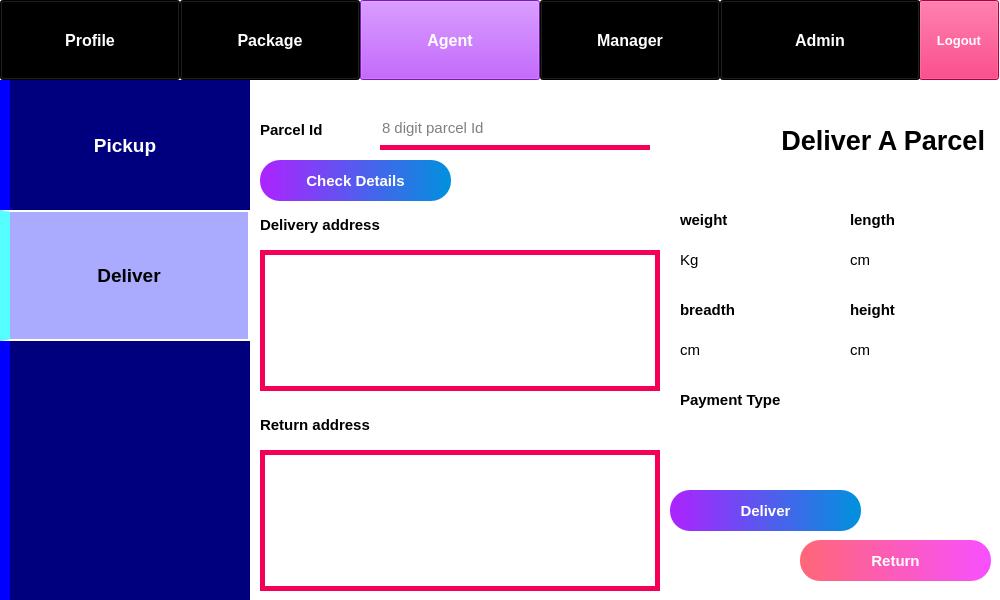
<?xml version="1.0" encoding="UTF-8"?>
<ui version="4.0">
 <class>Form</class>
 <widget class="QWidget" name="Form">
  <property name="geometry">
   <rect>
    <x>0</x>
    <y>0</y>
    <width>1000</width>
    <height>600</height>
   </rect>
  </property>
  <property name="minimumSize">
   <size>
    <width>1000</width>
    <height>600</height>
   </size>
  </property>
  <property name="windowTitle">
   <string>PMS - Deliver Parcel</string>
  </property>
  <property name="styleSheet">
   <string notr="true">background-color: rgb(255, 255, 255);</string>
  </property>
  <widget class="QPushButton" name="pushButton">
   <property name="geometry">
    <rect>
     <x>0</x>
     <y>0</y>
     <width>180</width>
     <height>80</height>
    </rect>
   </property>
   <property name="font">
    <font>
     <pointsize>12</pointsize>
     <weight>75</weight>
     <bold>true</bold>
    </font>
   </property>
   <property name="styleSheet">
    <string notr="true">background-color: rgb(0, 0, 0);
color: rgb(255, 255, 255);</string>
   </property>
   <property name="text">
    <string>Profile</string>
   </property>
  </widget>
  <widget class="QLabel" name="label_11">
   <property name="geometry">
    <rect>
     <x>680</x>
     <y>330</y>
     <width>100</width>
     <height>40</height>
    </rect>
   </property>
   <property name="font">
    <font>
     <pointsize>11</pointsize>
     <weight>50</weight>
     <bold>false</bold>
    </font>
   </property>
   <property name="text">
    <string>cm</string>
   </property>
  </widget>
  <widget class="QPushButton" name="pushButton_11">
   <property name="geometry">
    <rect>
     <x>800</x>
     <y>540</y>
     <width>191</width>
     <height>41</height>
    </rect>
   </property>
   <property name="font">
    <font>
     <pointsize>11</pointsize>
     <weight>75</weight>
     <bold>true</bold>
    </font>
   </property>
   <property name="styleSheet">
    <string notr="true">background-color: qlineargradient(spread:pad, x1:1, y1:0, x2:0, y2:0, stop:0 rgba(248, 80, 255, 255), stop:1 rgba(255, 103, 119, 255));
color: rgb(255, 255, 255);
border-radius: 20px;</string>
   </property>
   <property name="text">
    <string>Return</string>
   </property>
  </widget>
  <widget class="QPushButton" name="pushButton_4">
   <property name="geometry">
    <rect>
     <x>540</x>
     <y>0</y>
     <width>180</width>
     <height>80</height>
    </rect>
   </property>
   <property name="font">
    <font>
     <pointsize>12</pointsize>
     <weight>75</weight>
     <bold>true</bold>
    </font>
   </property>
   <property name="styleSheet">
    <string notr="true">background-color: rgb(0, 0, 0);
color: rgb(255, 255, 255);</string>
   </property>
   <property name="text">
    <string>Manager</string>
   </property>
  </widget>
  <widget class="QLabel" name="label_10">
   <property name="geometry">
    <rect>
     <x>850</x>
     <y>240</y>
     <width>100</width>
     <height>40</height>
    </rect>
   </property>
   <property name="font">
    <font>
     <pointsize>11</pointsize>
     <weight>50</weight>
     <bold>false</bold>
    </font>
   </property>
   <property name="styleSheet">
    <string notr="true">background-color: rgba(255, 255, 255, 0.5);</string>
   </property>
   <property name="text">
    <string>cm</string>
   </property>
  </widget>
  <widget class="QLabel" name="label_13">
   <property name="geometry">
    <rect>
     <x>260</x>
     <y>110</y>
     <width>101</width>
     <height>40</height>
    </rect>
   </property>
   <property name="font">
    <font>
     <pointsize>11</pointsize>
     <weight>75</weight>
     <bold>true</bold>
    </font>
   </property>
   <property name="styleSheet">
    <string notr="true">background-color: rgba(255, 255, 255, 0.5);</string>
   </property>
   <property name="text">
    <string>Parcel Id</string>
   </property>
  </widget>
  <widget class="QLabel" name="label_3">
   <property name="geometry">
    <rect>
     <x>680</x>
     <y>200</y>
     <width>100</width>
     <height>40</height>
    </rect>
   </property>
   <property name="font">
    <font>
     <pointsize>11</pointsize>
     <weight>75</weight>
     <bold>true</bold>
    </font>
   </property>
   <property name="text">
    <string>weight</string>
   </property>
  </widget>
  <widget class="QLineEdit" name="lineEdit">
   <property name="geometry">
    <rect>
     <x>380</x>
     <y>110</y>
     <width>270</width>
     <height>40</height>
    </rect>
   </property>
   <property name="font">
    <font>
     <pointsize>11</pointsize>
    </font>
   </property>
   <property name="styleSheet">
    <string notr="true">border: none;
border-bottom: 5px solid rgb(245, 0, 87);
background-color: rgba(255, 255, 255, 0.5);</string>
   </property>
   <property name="placeholderText">
    <string>8 digit parcel Id</string>
   </property>
  </widget>
  <widget class="QLabel" name="label_5">
   <property name="geometry">
    <rect>
     <x>250</x>
     <y>80</y>
     <width>741</width>
     <height>521</height>
    </rect>
   </property>
   <property name="text">
    <string/>
   </property>
   <property name="pixmap">
    <pixmap>../images/deliver.png</pixmap>
   </property>
   <property name="scaledContents">
    <bool>true</bool>
   </property>
  </widget>
  <widget class="QLabel" name="label_9">
   <property name="geometry">
    <rect>
     <x>680</x>
     <y>240</y>
     <width>100</width>
     <height>40</height>
    </rect>
   </property>
   <property name="font">
    <font>
     <pointsize>11</pointsize>
     <weight>50</weight>
     <bold>false</bold>
    </font>
   </property>
   <property name="text">
    <string>Kg</string>
   </property>
  </widget>
  <widget class="QLabel" name="label_2">
   <property name="geometry">
    <rect>
     <x>660</x>
     <y>100</y>
     <width>340</width>
     <height>81</height>
    </rect>
   </property>
   <property name="font">
    <font>
     <pointsize>20</pointsize>
     <weight>75</weight>
     <bold>true</bold>
    </font>
   </property>
   <property name="styleSheet">
    <string notr="true">background-color: rgba(255, 255, 255, 0.5);</string>
   </property>
   <property name="text">
    <string>Deliver A Parcel  </string>
   </property>
   <property name="alignment">
    <set>Qt::AlignRight|Qt::AlignTrailing|Qt::AlignVCenter</set>
   </property>
  </widget>
  <widget class="QLabel" name="label_7">
   <property name="geometry">
    <rect>
     <x>850</x>
     <y>290</y>
     <width>101</width>
     <height>40</height>
    </rect>
   </property>
   <property name="font">
    <font>
     <pointsize>11</pointsize>
     <weight>75</weight>
     <bold>true</bold>
    </font>
   </property>
   <property name="styleSheet">
    <string notr="true">background-color: rgba(255, 255, 255, 0.5);</string>
   </property>
   <property name="text">
    <string>height</string>
   </property>
  </widget>
  <widget class="QPushButton" name="pushButton_8">
   <property name="geometry">
    <rect>
     <x>0</x>
     <y>80</y>
     <width>250</width>
     <height>131</height>
    </rect>
   </property>
   <property name="font">
    <font>
     <pointsize>14</pointsize>
     <weight>75</weight>
     <bold>true</bold>
    </font>
   </property>
   <property name="styleSheet">
    <string notr="true">background-color: rgb(0, 0, 127);
color: rgb(255, 255, 255);
border-left: 10px solid rgb(0, 0, 255);</string>
   </property>
   <property name="text">
    <string>Pickup</string>
   </property>
   <property name="flat">
    <bool>true</bool>
   </property>
  </widget>
  <widget class="QPushButton" name="pushButton_9">
   <property name="geometry">
    <rect>
     <x>0</x>
     <y>210</y>
     <width>250</width>
     <height>131</height>
    </rect>
   </property>
   <property name="font">
    <font>
     <pointsize>14</pointsize>
     <weight>75</weight>
     <bold>true</bold>
    </font>
   </property>
   <property name="styleSheet">
    <string notr="true">background-color: rgb(170, 170, 255);
color: rgb(0, 0, 0);
border: 2px solid white;
border-left: 10px solid rgb(85, 255, 255);
</string>
   </property>
   <property name="text">
    <string>Deliver</string>
   </property>
   <property name="flat">
    <bool>true</bool>
   </property>
  </widget>
  <widget class="QLabel" name="label_8">
   <property name="geometry">
    <rect>
     <x>260</x>
     <y>410</y>
     <width>181</width>
     <height>30</height>
    </rect>
   </property>
   <property name="font">
    <font>
     <pointsize>11</pointsize>
     <weight>75</weight>
     <bold>true</bold>
    </font>
   </property>
   <property name="styleSheet">
    <string notr="true">background-color: rgba(255, 255, 255, 0.5);</string>
   </property>
   <property name="text">
    <string>Return address</string>
   </property>
  </widget>
  <widget class="QLabel" name="label_16">
   <property name="geometry">
    <rect>
     <x>680</x>
     <y>380</y>
     <width>171</width>
     <height>40</height>
    </rect>
   </property>
   <property name="font">
    <font>
     <pointsize>11</pointsize>
     <weight>75</weight>
     <bold>true</bold>
    </font>
   </property>
   <property name="styleSheet">
    <string notr="true">background-color: rgba(255, 255, 255, 0.5);</string>
   </property>
   <property name="text">
    <string>Payment Type</string>
   </property>
  </widget>
  <widget class="QLabel" name="label_4">
   <property name="geometry">
    <rect>
     <x>850</x>
     <y>200</y>
     <width>101</width>
     <height>40</height>
    </rect>
   </property>
   <property name="font">
    <font>
     <pointsize>11</pointsize>
     <weight>75</weight>
     <bold>true</bold>
    </font>
   </property>
   <property name="styleSheet">
    <string notr="true">background-color: rgba(255, 255, 255, 0.5);</string>
   </property>
   <property name="text">
    <string>length</string>
   </property>
  </widget>
  <widget class="QTextBrowser" name="textBrowser_2">
   <property name="geometry">
    <rect>
     <x>260</x>
     <y>450</y>
     <width>400</width>
     <height>141</height>
    </rect>
   </property>
   <property name="styleSheet">
    <string notr="true">border: 5px solid rgb(245, 0, 87);
background-color: rgba(255, 255, 255, 0.5);</string>
   </property>
  </widget>
  <widget class="QLabel" name="label_6">
   <property name="geometry">
    <rect>
     <x>680</x>
     <y>290</y>
     <width>101</width>
     <height>40</height>
    </rect>
   </property>
   <property name="font">
    <font>
     <pointsize>11</pointsize>
     <weight>75</weight>
     <bold>true</bold>
    </font>
   </property>
   <property name="styleSheet">
    <string notr="true">background-color: rgba(255, 255, 255, 0.5);</string>
   </property>
   <property name="text">
    <string>breadth</string>
   </property>
  </widget>
  <widget class="QLabel" name="label">
   <property name="geometry">
    <rect>
     <x>0</x>
     <y>80</y>
     <width>250</width>
     <height>520</height>
    </rect>
   </property>
   <property name="styleSheet">
    <string notr="true">background-color: rgb(0, 0, 127);
border-left: 10px solid rgb(0, 0, 255);</string>
   </property>
   <property name="text">
    <string/>
   </property>
  </widget>
  <widget class="QLabel" name="label_15">
   <property name="geometry">
    <rect>
     <x>680</x>
     <y>420</y>
     <width>171</width>
     <height>40</height>
    </rect>
   </property>
   <property name="font">
    <font>
     <pointsize>11</pointsize>
     <weight>50</weight>
     <bold>false</bold>
    </font>
   </property>
   <property name="styleSheet">
    <string notr="true">background-color: rgba(255, 255, 255, 0.5);</string>
   </property>
   <property name="text">
    <string/>
   </property>
  </widget>
  <widget class="QLabel" name="label_12">
   <property name="geometry">
    <rect>
     <x>850</x>
     <y>330</y>
     <width>100</width>
     <height>40</height>
    </rect>
   </property>
   <property name="font">
    <font>
     <pointsize>11</pointsize>
     <weight>50</weight>
     <bold>false</bold>
    </font>
   </property>
   <property name="styleSheet">
    <string notr="true">background-color: rgba(255, 255, 255, 0.5);</string>
   </property>
   <property name="text">
    <string>cm</string>
   </property>
  </widget>
  <widget class="QPushButton" name="pushButton_7">
   <property name="geometry">
    <rect>
     <x>919</x>
     <y>0</y>
     <width>80</width>
     <height>80</height>
    </rect>
   </property>
   <property name="font">
    <font>
     <pointsize>10</pointsize>
     <weight>75</weight>
     <bold>true</bold>
    </font>
   </property>
   <property name="styleSheet">
    <string notr="true">background-color: rgb(245, 0, 87);
color: rgb(255, 255, 255);</string>
   </property>
   <property name="text">
    <string>Logout</string>
   </property>
  </widget>
  <widget class="QTextBrowser" name="textBrowser">
   <property name="geometry">
    <rect>
     <x>260</x>
     <y>250</y>
     <width>400</width>
     <height>141</height>
    </rect>
   </property>
   <property name="styleSheet">
    <string notr="true">border: 5px solid rgb(245, 0, 87);
background-color: rgba(255, 255, 255, 0.5);</string>
   </property>
  </widget>
  <widget class="QPushButton" name="pushButton_6">
   <property name="geometry">
    <rect>
     <x>260</x>
     <y>160</y>
     <width>191</width>
     <height>41</height>
    </rect>
   </property>
   <property name="font">
    <font>
     <pointsize>11</pointsize>
     <weight>75</weight>
     <bold>true</bold>
    </font>
   </property>
   <property name="styleSheet">
    <string notr="true">background-color: qlineargradient(spread:pad, x1:0, y1:0, x2:1, y2:0, stop:0 rgba(173, 35, 255, 255), stop:1 rgba(0, 145, 221, 255));
color: rgb(255, 255, 255);
border-radius: 20px;</string>
   </property>
   <property name="text">
    <string>Check Details</string>
   </property>
  </widget>
  <widget class="QPushButton" name="pushButton_5">
   <property name="geometry">
    <rect>
     <x>720</x>
     <y>0</y>
     <width>200</width>
     <height>80</height>
    </rect>
   </property>
   <property name="font">
    <font>
     <pointsize>12</pointsize>
     <weight>75</weight>
     <bold>true</bold>
    </font>
   </property>
   <property name="styleSheet">
    <string notr="true">background-color: rgb(0, 0, 0);
color: rgb(255, 255, 255);</string>
   </property>
   <property name="text">
    <string>Admin</string>
   </property>
  </widget>
  <widget class="QPushButton" name="pushButton_2">
   <property name="geometry">
    <rect>
     <x>180</x>
     <y>0</y>
     <width>180</width>
     <height>80</height>
    </rect>
   </property>
   <property name="font">
    <font>
     <pointsize>12</pointsize>
     <weight>75</weight>
     <bold>true</bold>
    </font>
   </property>
   <property name="styleSheet">
    <string notr="true">background-color: rgb(0, 0, 0);
color: rgb(255, 255, 255);</string>
   </property>
   <property name="text">
    <string>Package</string>
   </property>
  </widget>
  <widget class="QPushButton" name="pushButton_3">
   <property name="geometry">
    <rect>
     <x>360</x>
     <y>0</y>
     <width>180</width>
     <height>80</height>
    </rect>
   </property>
   <property name="font">
    <font>
     <pointsize>12</pointsize>
     <weight>75</weight>
     <bold>true</bold>
    </font>
   </property>
   <property name="styleSheet">
    <string notr="true">background-color: rgb(173, 35, 255);
color: rgb(255, 255, 255);</string>
   </property>
   <property name="text">
    <string>Agent</string>
   </property>
  </widget>
  <widget class="QPushButton" name="pushButton_10">
   <property name="geometry">
    <rect>
     <x>670</x>
     <y>490</y>
     <width>191</width>
     <height>41</height>
    </rect>
   </property>
   <property name="font">
    <font>
     <pointsize>11</pointsize>
     <weight>75</weight>
     <bold>true</bold>
    </font>
   </property>
   <property name="styleSheet">
    <string notr="true">background-color: qlineargradient(spread:pad, x1:0, y1:0, x2:1, y2:0, stop:0 rgba(173, 35, 255, 255), stop:1 rgba(0, 145, 221, 255));
color: rgb(255, 255, 255);
border-radius: 20px;</string>
   </property>
   <property name="text">
    <string>Deliver</string>
   </property>
  </widget>
  <widget class="QLabel" name="label_14">
   <property name="geometry">
    <rect>
     <x>260</x>
     <y>210</y>
     <width>201</width>
     <height>30</height>
    </rect>
   </property>
   <property name="font">
    <font>
     <pointsize>11</pointsize>
     <weight>75</weight>
     <bold>true</bold>
    </font>
   </property>
   <property name="styleSheet">
    <string notr="true">background-color: rgba(255, 255, 255, 0);</string>
   </property>
   <property name="text">
    <string>Delivery address</string>
   </property>
  </widget>
  <zorder>pushButton</zorder>
  <zorder>pushButton_4</zorder>
  <zorder>label_5</zorder>
  <zorder>label_9</zorder>
  <zorder>label_2</zorder>
  <zorder>label_7</zorder>
  <zorder>label_8</zorder>
  <zorder>label_16</zorder>
  <zorder>label_4</zorder>
  <zorder>textBrowser_2</zorder>
  <zorder>label_6</zorder>
  <zorder>label</zorder>
  <zorder>label_12</zorder>
  <zorder>pushButton_7</zorder>
  <zorder>textBrowser</zorder>
  <zorder>pushButton_6</zorder>
  <zorder>pushButton_5</zorder>
  <zorder>pushButton_2</zorder>
  <zorder>pushButton_3</zorder>
  <zorder>pushButton_10</zorder>
  <zorder>label_14</zorder>
  <zorder>pushButton_11</zorder>
  <zorder>pushButton_8</zorder>
  <zorder>pushButton_9</zorder>
  <zorder>lineEdit</zorder>
  <zorder>label_13</zorder>
  <zorder>label_10</zorder>
  <zorder>label_11</zorder>
  <zorder>label_15</zorder>
  <zorder>label_3</zorder>
 </widget>
 <resources/>
 <connections/>
</ui>
